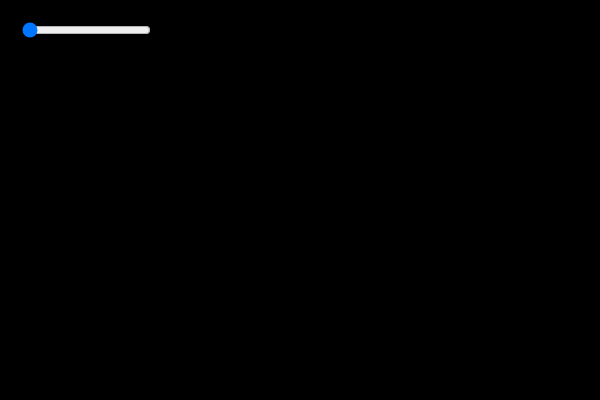
Frame 1 (no input)
Frame 60 (no input): identical to frame 1, image omitted
Frame 120 (the mouse pressed at the canvas centre since frame 60): identical to frame 1, image omitted

The p5.js sketch that drew this single still picture (run headless with seeded random() and noise() and a simulated clock; from frame 60 on, the mouse is pressed at the canvas centre):

// p5.js sketch
// ── sketch.js
var princeSlider;
var craigSlider;
var joeSlider;

function setup(){
    createCanvas(600,400);
    background(0,2,1);
    
    //createSlider(min,max,default)
    princeSlider = createSlider(0,255,0);
    princeSlider.position(20,20);
    
}

function draw(){
     redValue = princeSlider.value();
     background(redValue,0,0);
}
